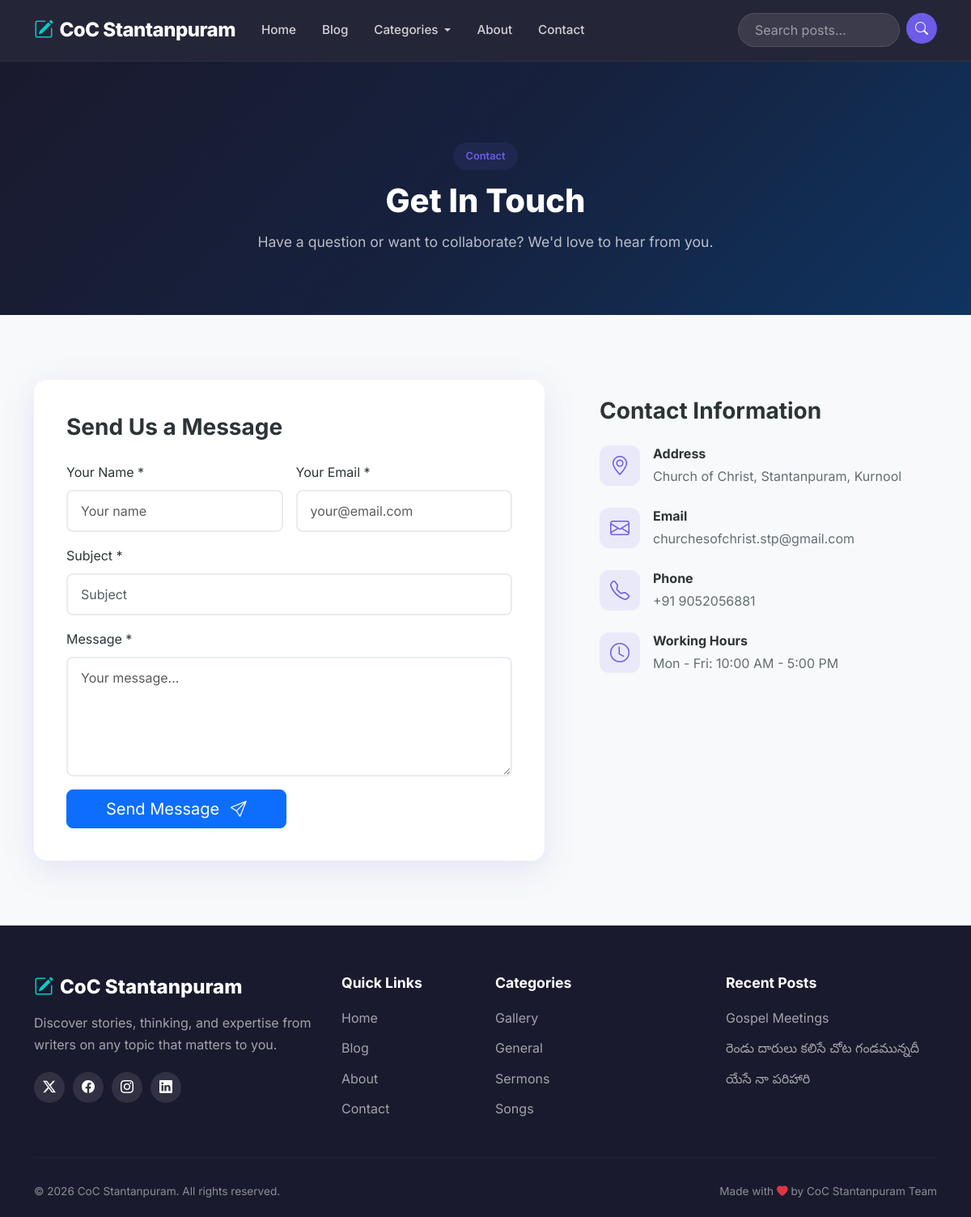
Page /contact/ on the committed database.
### blog/models.py (models this page shows, shortened)
class Category(models.Model):
    name = models.CharField(max_length=100, unique=True)
    slug = models.SlugField(max_length=100, unique=True, blank=True)
    class Meta:
        verbose_name_plural = "Categories"
        ordering = ["name"]

class Post(models.Model):
    STATUS_CHOICES = (
        ("draft", "Draft"),
        ("published", "Published"),
    )
    title = models.CharField(max_length=255)
    slug = models.SlugField(max_length=255, unique=True, blank=True)
    author = models.ForeignKey(User, on_delete=models.CASCADE, related_name="posts")
    category = models.ForeignKey(
        Category, on_delete=models.SET_NULL, null=True, related_name="posts"
    )
    tags = models.ManyToManyField(Tag, blank=True, related_name="posts")
    featured_image = models.ImageField(
        upload_to="blog_images/", blank=True, null=True
    )
    content = models.TextField()
    excerpt = models.TextField(max_length=500, blank=True)
    status = models.CharField(max_length=10, choices=STATUS_CHOICES, default="draft")
    is_featured = models.BooleanField(default=False)
    created_at = models.DateTimeField(auto_now_add=True)
    updated_at = models.DateTimeField(auto_now=True)
    class Meta:
        ordering = ["-created_at"]

### blog/views.py (the view)
# urls.py: path("contact/", views.contact, name="contact"),
def contact(request):
    if request.method == "POST":
        form = ContactForm(request.POST)
        if form.is_valid():
            messages.success(
                request,
                "Your message has been sent successfully! We will get back to you soon.",
            )
            return redirect("contact")
    else:
        form = ContactForm()
    return render(request, "contact.html", {"form": form})

### blog/forms.py
class ContactForm(forms.Form):
    name = forms.CharField(
        max_length=100,
        widget=forms.TextInput(
            attrs={"class": "form-control", "placeholder": "Your name"}
        ),
    )
    email = forms.EmailField(
        widget=forms.EmailInput(
            attrs={"class": "form-control", "placeholder": "your@email.com"}
        ),
    )
    subject = forms.CharField(
        max_length=200,
        widget=forms.TextInput(
            attrs={"class": "form-control", "placeholder": "Subject"}
        ),
    )
    message = forms.CharField(
        widget=forms.Textarea(
            attrs={
                "class": "form-control",
                "rows": 5,
                "placeholder": "Your message...",
            }
        ),
    )

### blog/context_processors.py (called while the page is built)
def common_context(request):
    categories = Category.objects.all()
    recent_posts = Post.objects.filter(status="published")[:3]
    return {
        "categories": categories,
        "recent_posts": recent_posts,
    }

### blog/templates/contact.html (shortened to what this page needs)
{% extends "base.html" %}
{% load static %}
{% block content %}
<section class="page-header">
    <div class="container">
        <span class="section-badge">Contact</span>
        <h1 class="page-title">Get In Touch</h1>
        <p class="page-subtitle">Have a question or want to collaborate? We'd love to hear from you.</p>
    </div>
</section>
<section class="contact-section">
    <div class="container">
        <div class="row g-5">
            <div class="col-lg-7">
                <div class="contact-form-wrapper">
                    <h3 class="mb-4">Send Us a Message</h3>
                    <form method="POST" class="contact-form">
                        <div class="row g-3">
                            <div class="col-md-6">
                                <label class="form-label">Your Name *</label>
                                {{ form.name }}
                            </div>
                            <div class="col-md-6">
                                <label class="form-label">Your Email *</label>
                                {{ form.email }}
                            </div>
                            <div class="col-12">
                                <label class="form-label">Subject *</label>
                                {{ form.subject }}
                            </div>
                            <div class="col-12">
                                <label class="form-label">Message *</label>
                                {{ form.message }}
                            </div>
                            <div class="col-12">
                                <button type="submit" class="btn btn-primary btn-lg px-5">Send Message <i class="bi bi-send ms-2"></i></button>
                            </div>
                        </div>
                    </form>
                </div>
            </div>
            <div class="col-lg-5">
                <div class="contact-info">
                    <h3 class="mb-4">Contact Information</h3>
                    <div class="contact-info-item">
                        <i class="bi bi-geo-alt"></i>
                        <div>
                            <h6>Address</h6>
                            <p>Church of Christ, Stantanpuram, Kurnool</p>
                        </div>
                    </div>
                    <div class="contact-info-item">
                        <i class="bi bi-envelope"></i>
                        <div>
                            <h6>Email</h6>
                            <p>churchesofchrist.stp@gmail.com</p>
                        </div>
                    </div>
                    <div class="contact-info-item">
                        <i class="bi bi-telephone"></i>
                        <div>
                            <h6>Phone</h6>
                            <p>+91 9052056881</p>
                        </div>
                    </div>
                    <div class="contact-info-item">
                        <i class="bi bi-clock"></i>
                        <div>
                            <h6>Working Hours</h6>
                            <p>Mon - Fri: 10:00 AM - 5:00 PM</p>
                        </div>
                    </div>
                </div>
            </div>
        </div>
    </div>
</section>
{% endblock %}

### blog/templates/footer.html
<footer class="footer">
    <div class="container">
        <div class="row g-4">
            <div class="col-lg-4">
                <h5 class="footer-brand"><i class="bi bi-pencil-square me-2"></i>CoC Stantanpuram</h5>
                <p class="footer-text">Discover stories, thinking, and expertise from writers on any topic that matters to you.</p>
                <div class="social-links">
                    <a href="#" class="social-link"><i class="bi bi-twitter-x"></i></a>
                    <a href="#" class="social-link"><i class="bi bi-facebook"></i></a>
                    <a href="#" class="social-link"><i class="bi bi-instagram"></i></a>
                    <a href="#" class="social-link"><i class="bi bi-linkedin"></i></a>
                </div>
            </div>
            <div class="col-lg-2 col-md-4">
                <h6 class="footer-heading">Quick Links</h6>
                <ul class="footer-links">
                    <li><a href="{% url 'home' %}">Home</a></li>
                    <li><a href="{% url 'blog_list' %}">Blog</a></li>
                    <li><a href="{% url 'about' %}">About</a></li>
                    <li><a href="{% url 'contact' %}">Contact</a></li>
                </ul>
            </div>
            <div class="col-lg-3 col-md-4">
                <h6 class="footer-heading">Categories</h6>
                <ul class="footer-links">
                    {% for cat in categories %}
                    <li><a href="{% url 'category_posts' cat.slug %}">{{ cat.name }}</a></li>
                    {% empty %}
                    <li><a href="#">No categories</a></li>
                    {% endfor %}
                </ul>
            </div>
            <div class="col-lg-3 col-md-4">
                <h6 class="footer-heading">Recent Posts</h6>
                <ul class="footer-links">
                    {% for post in recent_posts %}
                    <li><a href="{% url 'blog_detail' post.slug %}">{{ post.title|truncatechars:35 }}</a></li>
                    {% empty %}
                    <li><a href="#">No posts yet</a></li>
                    {% endfor %}
                </ul>
            </div>
        </div>
        <hr class="footer-divider">
        <div class="row">
            <div class="col-md-6">
                <p class="copyright">&copy; {% now "Y" %} CoC Stantanpuram. All rights reserved.</p>
            </div>
            <div class="col-md-6 text-md-end">
                <p class="copyright">Made with <i class="bi bi-heart-fill text-danger"></i> by CoC Stantanpuram Team</p>
            </div>
        </div>
    </div>
</footer>

### blog/static/css/style.css (style rules this page uses)
:root { --primary: #6c5ce7; --primary-dark: #5a4bd1; --secondary: #00cec9; --accent: #fd79a8; --dark: #2d3436; --darker: #1a1a2e; --light: #f8f9fa; --gray: #636e72; --gradient: linear-gradient(135deg, #6c5ce7 0%, #a29bfe 50%, #00cec9 100%); --gradient-dark: linear-gradient(135deg, #1a1a2e 0%, #16213e 50%, #0f3460 100%); --shadow: 0 10px 40px rgba(108, 92, 231, 0.15); --shadow-hover: 0 20px 60px rgba(108, 92, 231, 0.25); --radius: 16px; --radius-sm: 8px; --transition: all 0.3s cubic-bezier(0.4, 0, 0.2, 1); }
* { margin: 0; padding: 0; box-sizing: border-box; }
body { font-family: 'Inter', -apple-system, BlinkMacSystemFont, sans-serif; color: var(--dark); background: var(--light); line-height: 1.7; overflow-x: hidden; }
h1, h2, h3, h4, h5, h6 { font-weight: 700; line-height: 1.3; }
a { text-decoration: none; color: inherit; }
section { padding: 80px 0; }
.section-badge { display: inline-block; background: rgba(108,92,231,0.1); color: var(--primary); padding: 6px 16px; border-radius: 50px; font-size: 0.8rem; font-weight: 600; margin-bottom: 12px; }
.page-header { background: var(--gradient-dark); padding: 100px 0 60px; text-align: center; position: relative; }
.page-title { font-size: 2.5rem; font-weight: 800; color: #fff; margin-bottom: 10px; }
.page-subtitle { color: rgba(255,255,255,0.7); font-size: 1.1rem; }
.contact-section { padding: 80px 0; }
.contact-form-wrapper { background: #fff; padding: 40px; border-radius: var(--radius); box-shadow: var(--shadow); }
.contact-form .form-control { border-radius: var(--radius-sm); border: 2px solid #e9ecef; padding: 12px 16px; transition: var(--transition); }
.contact-info { padding: 20px; }
.contact-info-item { display: flex; gap: 16px; margin-bottom: 25px; }
.contact-info-item i { font-size: 1.5rem; color: var(--primary); width: 50px; height: 50px; background: rgba(108,92,231,0.1); border-radius: 12px; display: flex; align-items: center; justify-content: center; }
.contact-info-item h6 { font-weight: 700; margin-bottom: 4px; }
.contact-info-item p { color: var(--gray); margin: 0; }
.footer { background: var(--darker); color: rgba(255,255,255,0.8); padding: 60px 0 20px; }
.footer-brand { font-size: 1.5rem; font-weight: 800; color: #fff; margin-bottom: 15px; }
.footer-brand i { color: var(--secondary); }
.footer-text { color: rgba(255,255,255,0.6); margin-bottom: 20px; }
.social-links { display: flex; gap: 10px; }
.social-link { display: inline-flex; align-items: center; justify-content: center; width: 38px; height: 38px; background: rgba(255,255,255,0.1); border-radius: 50%; color: #fff; transition: var(--transition); }
.footer-heading { color: #fff; font-weight: 700; margin-bottom: 18px; font-size: 1.1rem; }
.footer-links { list-style: none; padding: 0; }
.footer-links li { margin-bottom: 10px; }
.footer-links a { color: rgba(255,255,255,0.6); transition: var(--transition); }
.footer-divider { border-color: rgba(255,255,255,0.1); margin: 30px 0; }
.copyright { color: rgba(255,255,255,0.5); font-size: 0.85rem; margin: 0; }

### rows in the picture
Category: name "Gallery"
Category: name "General"
Category: name "Sermons"
Category: name "Songs"
Post: title "Gospel Meetings"
Post: title "రెండు దారులు కలిసే చోట గండమున్నదీ"
Post: title "యేసే నా పరిహారి"
